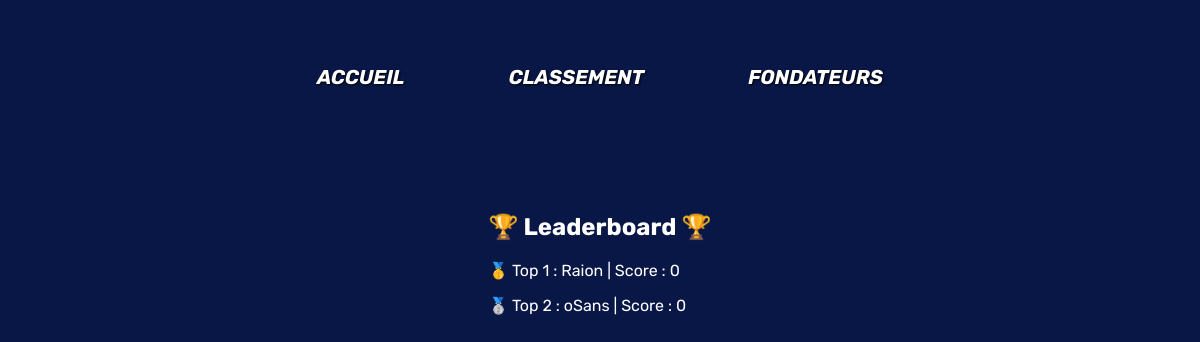
The page /leaderboard on the database as committed earlier.
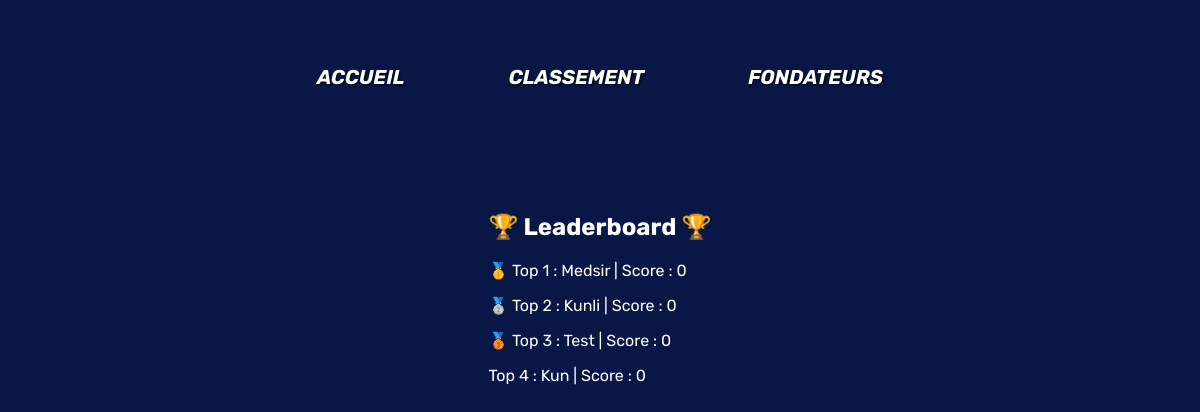
The same page on the database as committed later.
### tables this page shows
CREATE TABLE users (
    id INTEGER PRIMARY KEY AUTOINCREMENT,
    username TEXT NOT NULL,
    email TEXT NOT NULL,
    password TEXT NOT NULL,
    nb_parties INTEGER,
    nb_victoires_classique INTEGER,
    nb_victoires_tournois INTEGER,
    taux_victoire INTEGER,
    rang TEXT,
    score_total INTEGER,
    niveau INTEGER,
    avatar TEXT

);

CREATE TABLE leaderboard (
    id INT PRIMARY KEY,
    score TEXT NOT NULL,
    FOREIGN KEY (id) REFERENCES users(id)
    
);

### main.py (the view)
@app.route("/leaderboard")
def leaderboard():
    leaderboard_list = get_leaderboard()
    return render_template("./leaderboard.html", leaderboard=leaderboard_list, iter_liste=range(len(leaderboard_list)))

### kfonctions.py (called while the page is built)
def get_leaderboard()->list[tuple]:
    try:
        con = sqlite3.connect("./database/database.db")
        cur = con.cursor()
        sqlreq = f"SELECT score, username FROM leaderboard JOIN users ON users.id = leaderboard.id ORDER BY score DESC"
        res = cur.execute(sqlreq)
        reslist = res.fetchall()
        con.close()
        print("test", reslist)
        if(len(reslist) > 10):
            return reslist[0:9]
        else:
            return reslist
    except Exception as erreur:
        print("Erreur dans get_leaderboard() :", erreur)
        return []

### templates/leaderboard.html (shortened to what this page needs)
<!DOCTYPE html>
<html>
<head>
    <link rel="stylesheet" href="{{url_for('static', filename='leaderboard.css')}}">
</head>
<body class="leaderboard_body">
    <div class="haut_de_page">
        <div class="container_main">
            <div class="header">
                <a class="header_link" href="/">ACCUEIL</a>
                <a class="header_link" href="leaderboard">CLASSEMENT</a>
                <a class="header_link" href="/">FONDATEURS</a>
            </div>
            <div class="leaderboard_container">
                <div class="leaderboard">
                    <h2 class="leaderboard_title"> 🏆 Leaderboard 🏆 </h2>
                    {% for i in iter_liste %}
                        {% if i == 0 : %}
                        <p> 🥇 Top {{i+1}} : {{leaderboard[i][1]}} | Score : {{leaderboard[i][0]}}</p>
                        {% elif i == 1 %}
                        <p> 🥈 Top {{i+1}} : {{leaderboard[i][1]}} | Score : {{leaderboard[i][0]}}</p>
                        {% elif i == 2 %}
                        <p> 🥉 Top {{i+1}} : {{leaderboard[i][1]}} | Score : {{leaderboard[i][0]}}</p>
                        {% else %}
                        <p> Top {{i+1}} : {{leaderboard[i][1]}} | Score : {{leaderboard[i][0]}}</p>
                        {% endif %}
                    {% endfor %}
                </div>
            </div>
            </div>
</body>
</html>

Rows that differ between the two databases and show on the page:
removed users: username "Raion"
added users: username "Kunli"
added users: username "Test"
added leaderboard: score "0"
added users: username "Kun"
added leaderboard: score "0"
Other text that changed with them:
new list line: "🥇 Top 1 : | Score :"
new list line: "Medsir"
new list line: "0"
new list line: "🥈 Top 2 : | Score :"
new list line: "🥉 Top 3 : | Score :"
new list line: "Top 4 : | Score :"
list line gone: "🥇 Top 1 : | Score :"
list line gone: "🥈 Top 2 : | Score :"
list line gone: "oSans"
list line gone: "0"
